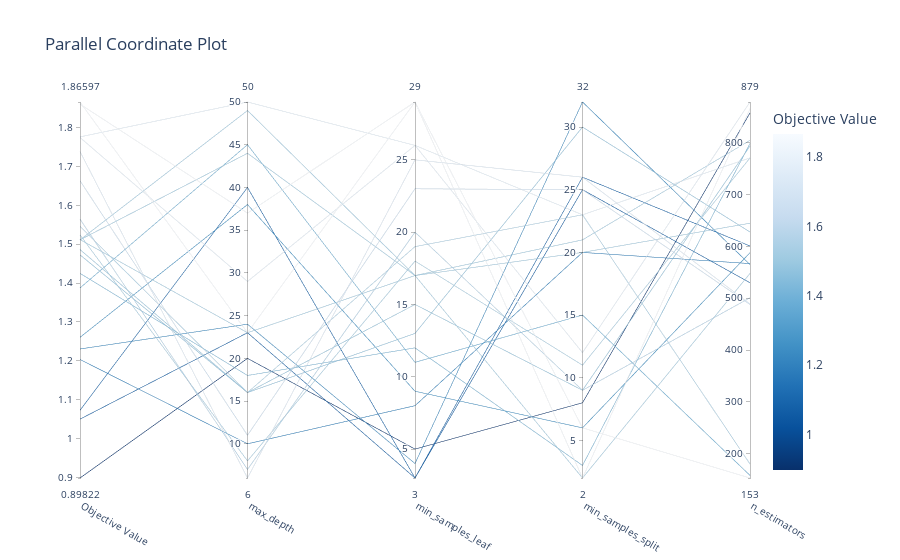

The notebook cell this image was saved under:
### Code cell
optuna.visualization.plot_parallel_coordinate(study)

### Figure 1 — Plotly figure (JSON) as saved in the notebook; plotly's stock layout.template omitted (floating-point values rounded to 4 significant figures)
{"data": [{"dimensions": [{"label": "Objective Value", "range": [0.8982, 1.866], "values": [1.511, 1.486, 1.866, 1.524, 1.512, 1.511, 1.26, 1.073, 1.663, 1.86, 1.05, 1.203, 1.776, 1.565, 1.738, 0.8982, 1.546, 1.23, 1.775, 1.387, 1.425, 1.473]}, {"label": "max_depth", "range": [6, 50], "values": [49, 16, 23, 8, 23, 44, 38, 40, 11, 37, 23, 10, 50, 7, 6, 20, 16, 24, 29, 45, 18, 16]}, {"label": "min_samples_leaf", "range": [3, 29], "values": [17, 15, 29, 18, 17, 17, 9, 3, 23, 29, 3, 8, 26, 20, 25, 5, 19, 4, 26, 11, 12, 13]}, {"label": "min_samples_split", "range": [2, 32], "values": [21, 9, 6, 11, 2, 20, 6, 26, 25, 2, 25, 20, 23, 9, 26, 8, 23, 32, 12, 15, 3, 30]}, {"label": "n_estimators", "range": [153, 879], "values": [805, 794, 153, 771, 548, 645, 588, 601, 488, 866, 530, 567, 771, 501, 489, 858, 180, 565, 879, 158, 799, 628]}], "labelangle": 30, "labelside": "bottom", "line": {"color": [1.511, 1.486, 1.866, 1.524, 1.512, 1.511, 1.26, 1.073, 1.663, 1.86, 1.05, 1.203, 1.776, 1.565, 1.738, 0.8982, 1.546, 1.23, 1.775, 1.387, 1.425, 1.473], "colorbar": {"title": {"text": "Objective Value"}}, "colorscale": [[0.0, "rgb(247,251,255)"], [0.125, "rgb(222,235,247)"], [0.25, "rgb(198,219,239)"], [0.375, "rgb(158,202,225)"], [0.5, "rgb(107,174,214)"], [0.625, "rgb(66,146,198)"], [0.75, "rgb(33,113,181)"], [0.875, "rgb(8,81,156)"], [1.0, "rgb(8,48,107)"]], "reversescale": true, "showscale": true}, "type": "parcoords"}], "layout": {"title": {"text": "Parallel Coordinate Plot"}}}
